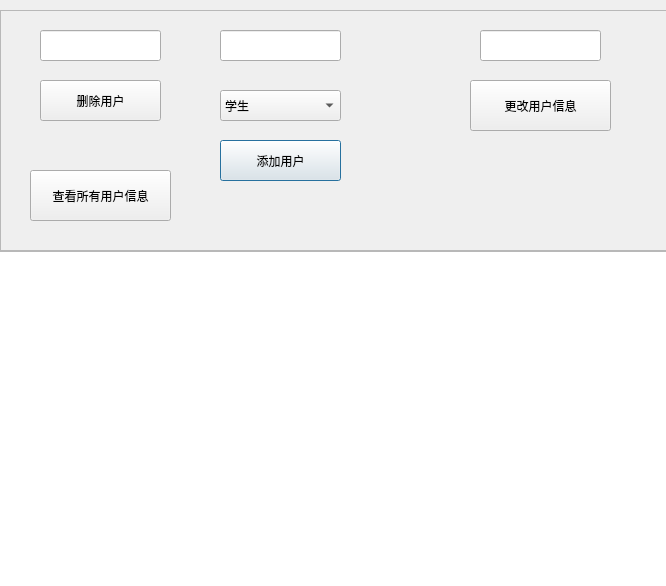
<?xml version="1.0" encoding="UTF-8"?>
<ui version="4.0">
 <class>UserDialog</class>
 <widget class="QDialog" name="UserDialog">
  <property name="geometry">
   <rect>
    <x>0</x>
    <y>0</y>
    <width>666</width>
    <height>586</height>
   </rect>
  </property>
  <property name="windowTitle">
   <string>Dialog</string>
  </property>
  <widget class="QFrame" name="frame">
   <property name="geometry">
    <rect>
     <x>0</x>
     <y>250</y>
     <width>801</width>
     <height>341</height>
    </rect>
   </property>
   <property name="frameShape">
    <enum>QFrame::StyledPanel</enum>
   </property>
   <property name="frameShadow">
    <enum>QFrame::Raised</enum>
   </property>
   <widget class="QTableView" name="tableView_User">
    <property name="geometry">
     <rect>
      <x>-5</x>
      <y>1</y>
      <width>1121</width>
      <height>451</height>
     </rect>
    </property>
    <property name="acceptDrops">
     <bool>false</bool>
    </property>
   </widget>
  </widget>
  <widget class="QFrame" name="frame_2">
   <property name="geometry">
    <rect>
     <x>0</x>
     <y>10</y>
     <width>1111</width>
     <height>241</height>
    </rect>
   </property>
   <property name="frameShape">
    <enum>QFrame::StyledPanel</enum>
   </property>
   <property name="frameShadow">
    <enum>QFrame::Raised</enum>
   </property>
   <widget class="QLineEdit" name="lineEdit_UserName">
    <property name="geometry">
     <rect>
      <x>220</x>
      <y>20</y>
      <width>121</width>
      <height>31</height>
     </rect>
    </property>
   </widget>
   <widget class="QComboBox" name="comboBox_Status">
    <property name="geometry">
     <rect>
      <x>220</x>
      <y>80</y>
      <width>121</width>
      <height>31</height>
     </rect>
    </property>
    <item>
     <property name="text">
      <string>学生</string>
     </property>
    </item>
    <item>
     <property name="text">
      <string>教师</string>
     </property>
    </item>
   </widget>
   <widget class="QPushButton" name="pushButton_AddUser">
    <property name="geometry">
     <rect>
      <x>220</x>
      <y>130</y>
      <width>121</width>
      <height>41</height>
     </rect>
    </property>
    <property name="text">
     <string>添加用户</string>
    </property>
   </widget>
   <widget class="QPushButton" name="pushButton_ShowAll">
    <property name="geometry">
     <rect>
      <x>30</x>
      <y>160</y>
      <width>141</width>
      <height>51</height>
     </rect>
    </property>
    <property name="text">
     <string>查看所有用户信息</string>
    </property>
   </widget>
   <widget class="QLineEdit" name="lineEdit_UserId">
    <property name="geometry">
     <rect>
      <x>40</x>
      <y>20</y>
      <width>121</width>
      <height>31</height>
     </rect>
    </property>
   </widget>
   <widget class="QPushButton" name="pushButton_Delete">
    <property name="geometry">
     <rect>
      <x>40</x>
      <y>70</y>
      <width>121</width>
      <height>41</height>
     </rect>
    </property>
    <property name="text">
     <string>删除用户</string>
    </property>
   </widget>
   <widget class="QPushButton" name="pushButton_Update">
    <property name="geometry">
     <rect>
      <x>470</x>
      <y>70</y>
      <width>141</width>
      <height>51</height>
     </rect>
    </property>
    <property name="text">
     <string>更改用户信息</string>
    </property>
   </widget>
   <widget class="QLineEdit" name="lineEdit_UserName_3">
    <property name="geometry">
     <rect>
      <x>480</x>
      <y>20</y>
      <width>121</width>
      <height>31</height>
     </rect>
    </property>
   </widget>
  </widget>
 </widget>
 <resources/>
 <connections/>
</ui>
